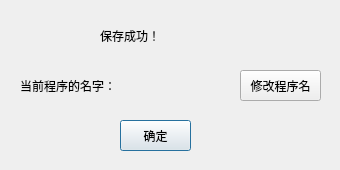
<?xml version="1.0" encoding="UTF-8"?>
<ui version="4.0">
 <class>newSaveFile</class>
 <widget class="QDialog" name="newSaveFile">
  <property name="geometry">
   <rect>
    <x>0</x>
    <y>0</y>
    <width>340</width>
    <height>170</height>
   </rect>
  </property>
  <property name="windowTitle">
   <string>AMC4030</string>
  </property>
  <widget class="QLabel" name="label">
   <property name="geometry">
    <rect>
     <x>20</x>
     <y>70</y>
     <width>91</width>
     <height>31</height>
    </rect>
   </property>
   <property name="styleSheet">
    <string notr="true"/>
   </property>
   <property name="text">
    <string>当前程序的名字：</string>
   </property>
  </widget>
  <widget class="QLabel" name="label_2">
   <property name="geometry">
    <rect>
     <x>120</x>
     <y>70</y>
     <width>121</width>
     <height>31</height>
    </rect>
   </property>
   <property name="styleSheet">
    <string notr="true">font: 12pt &quot;宋体&quot;;</string>
   </property>
   <property name="text">
    <string/>
   </property>
  </widget>
  <widget class="QPushButton" name="pushButton">
   <property name="geometry">
    <rect>
     <x>120</x>
     <y>120</y>
     <width>71</width>
     <height>31</height>
    </rect>
   </property>
   <property name="styleSheet">
    <string notr="true"/>
   </property>
   <property name="text">
    <string>确定</string>
   </property>
  </widget>
  <widget class="QLabel" name="label_3">
   <property name="geometry">
    <rect>
     <x>100</x>
     <y>20</y>
     <width>151</width>
     <height>31</height>
    </rect>
   </property>
   <property name="styleSheet">
    <string notr="true">font: 20pt &quot;宋体&quot;;
</string>
   </property>
   <property name="text">
    <string>保存成功！</string>
   </property>
  </widget>
  <widget class="QPushButton" name="Btn_ModifyName">
   <property name="geometry">
    <rect>
     <x>240</x>
     <y>70</y>
     <width>81</width>
     <height>31</height>
    </rect>
   </property>
   <property name="styleSheet">
    <string notr="true"/>
   </property>
   <property name="text">
    <string>修改程序名</string>
   </property>
  </widget>
 </widget>
 <resources/>
 <connections/>
</ui>
